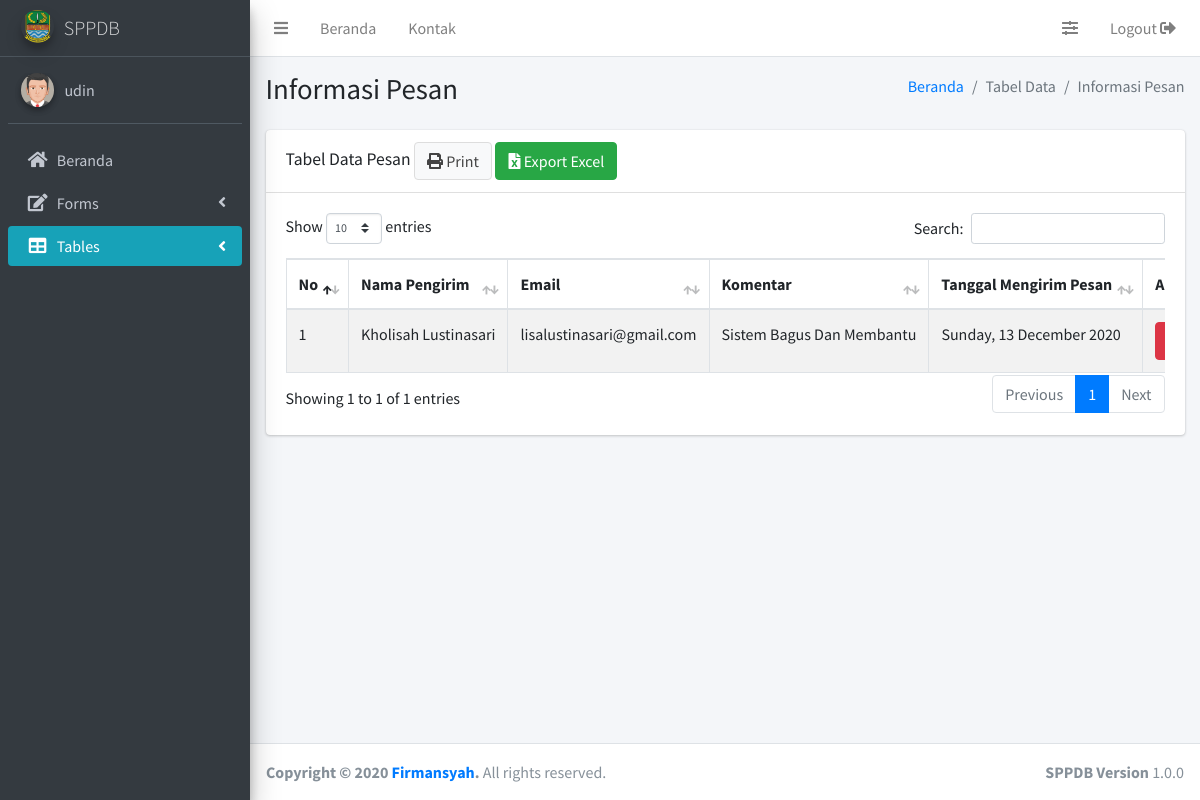
Screenshot of /akses/admin/tabel_data_pesan.php (signed in) with the database file from the repository.
### tables this page shows
CREATE TABLE `kontak` (
  `id_kontak` int(11) NOT NULL,
  `nama_kontak` varchar(40) NOT NULL,
  `email` varchar(40) NOT NULL,
  `komentar` text NOT NULL,
  `tanggal_send` date NOT NULL
);

### akses/config/library.php (called while the page is built, shortened)
<?php
class Library
{
	public function __construct()
	{
		$host = "localhost";
		$dbname = "sppdb";
		$user = "root";
		$password = "";
		$this->db = new PDO("mysql:host={$host};dbname={$dbname}", $user, $password);
	}
	public function showPesan()
	{
		$query = $this->db->prepare("SELECT * FROM kontak");
		$query->execute();
		$data = $query->fetchAll();
		return $data;
	}
}

### akses/admin/tabel_data_pesan.php (the view, shortened to what this page needs)
<?php
$username = $_SESSION["nama_admin"];
include('../config/library.php');
$lib = new Library();
$data_pesan = $lib->showPesan();
?>
<!DOCTYPE html>
<html>
<head>
	<link rel="stylesheet" href="../../library/plugins/fontawesome-free/css/all.min.css">
	<link rel="stylesheet" href="https://code.ionicframework.com/ionicons/2.0.1/css/ionicons.min.css">
	<link rel="stylesheet" href="../../library/plugins/datatables-bs4/css/dataTables.bootstrap4.min.css">
	<link rel="stylesheet" href="../../library/plugins/datatables-responsive/css/responsive.bootstrap4.min.css">
	<link rel="stylesheet" href="../../library/dist/css/adminlte.min.css">
</head>
<body class="hold-transition sidebar-mini">
	<div class="wrapper">
		<nav class="main-header navbar navbar-expand navbar-white navbar-light">
			<ul class="navbar-nav">
				<li class="nav-item">
					<a class="nav-link" data-widget="pushmenu" href="#" role="button"><i class="fas fa-bars"></i></a>
				</li>
				<li class="nav-item d-none d-sm-inline-block">
					<a href="home.php" class="nav-link">Beranda</a>
				</li>
				<li class="nav-item d-none d-sm-inline-block">
					<a href="contacts.php" class="nav-link">Kontak</a>
				</li>
			</ul>
			<ul class="navbar-nav ml-auto">
				<li class="nav-item">
					<a class="nav-link" data-widget="control-sidebar" data-slide="true" href="#" role="button">
						<i class="fas fa-sliders-h"></i>
					</a>
				</li>
				<li class="nav-item">
					<a class="nav-link" href="../config/logout.php" role="button">
						Logout <i class="fas fa-sign-out-alt"></i>
					</a>
				</li>
			</ul>
		</nav>
		<aside class="main-sidebar sidebar-dark-primary elevation-4">
			<a href="home.php" class="brand-link">
				<img src="../../library/dist/img/logoNav.png" alt="SPPDB Logo" class="brand-image img-circle elevation-3" style="opacity: .8">
				<span style="margin-left:2px" class="brand-text font-weight-light">SPPDB</span>
			</a>
			<?php
			if ($jk = $_SESSION["jenis_kelamin"] == 'p') {
				$ava = '<img src="../../library/dist/img/avatar5.png" class="img-circle elevation-2" alt="User Image">';
			} else {
				$ava = '<img src="../../library/dist/img/avatar2.png" class="img-circle elevation-2" alt="User Image">';
			}
			?>
			<div class="sidebar">
				<div class="user-panel mt-3 pb-3 mb-3 d-flex">
					<div class="image">
						<?php echo $ava; ?>
					</div>
					<div class="info">
						<a href="#" class="d-block"><?php echo $username; ?></a>
					</div>
				</div>
				<nav class="mt-2">
					<ul class="nav nav-pills nav-sidebar flex-column" data-widget="treeview" role="menu" data-accordion="false">
						<li class="nav-item">
							<a href="home.php" class="nav-link">
								<i class="nav-icon fas fa-home"></i>
								<p>
									Beranda
								</p>
							</a>
						</li>
						<li class="nav-item has-treeview">
							<a href="#" class="nav-link">
								<i class="nav-icon fas fa-edit"></i>
								<p>
									Forms
									<i class="fas fa-angle-left right"></i>
								</p>
							</a>
						</li>
						<li class="nav-item has-treeview">
							<a href="#" class="nav-link bg-cyan">
								<i class="nav-icon fas fa-table"></i>
								<p>
									Tables <i class="fas fa-angle-left right"></i>
								</p>
							</a>
						</li>
					</ul>
				</nav>
			</div>
		</aside>
		<div class="content-wrapper">
			<section class="content-header">
				<div class="container-fluid">
					<div class="row mb-2">
						<div class="col-sm-6">
							<h1>Informasi Pesan</h1>
						</div>
						<div class="col-sm-6">
							<ol class="breadcrumb float-sm-right">
								<li class="breadcrumb-item"><a href="#">Beranda</a></li>
								<li class="breadcrumb-item active">Tabel Data</li>
								<li class="breadcrumb-item active">Informasi Pesan</li>
							</ol>
						</div>
					</div>
				</div>
			</section>
			<section class="content">
				<div class="container-fluid">
					<div class="row">
						<div class="col-12">
							<div class="card">
								<div class="card-header">
									<h3 class="card-title">Tabel Data Pesan <a target="_blank" href='print_data_pesan.php' class='btn btn-default'><i class='fa fa-print'></i> Print</a> <a href='javascript:exportData()' class='btn btn-success'><i class='fas fa-file-excel'></i> Export Excel</a></h3>
								</div>
								<div class="card-body">
									<div style="overflow-x:auto;" class="table-responsive">
										<table id="dtHorizontalVerticalExample" class="table table-bordered table-striped" cellspacing="0" width="100%">
											<thead>
												<tr>
													<th>No</th>
													<th>Nama Pengirim</th>
													<th>Email</th>
													<th>Komentar</th>
													<th>Tanggal Mengirim Pesan</th>
													<th>Action</th>
												</tr>
											</thead>
											<tbody>
												<?php
												$no = 1;
												foreach ($data_pesan as $row) {
													$tgl_format1 = $row['tanggal_send'];
													$tgl_format2 = date("l, d F Y", strtotime($tgl_format1));
													echo "<tr>";
													echo "<td>" . $no . "</td>";
													echo "<td>" . $row['nama_kontak'] . "</td>";
													echo "<td>" . $row['email'] . "</td>";
													echo "<td>" . $row['komentar'] . "</td>";
													echo "<td>" . $tgl_format2 . "</td>";
													echo "<td><a href='javascript:hapusData(" . $row['id_kontak'] . ")' class='btn btn-danger'><i class='fa fa-trash'></i> Hapus</button></td>";
													echo "</tr>";
													$no++;
												}
												?>
											</tbody>
										</table>
									</div>
								</div>
							</div>
						</div>
					</div>
				</div>
			</section>
		</div>
		<footer class="main-footer">
			<div class="float-right d-none d-sm-block">
				<b>SPPDB Version</b> 1.0.0
			</div>
			<strong>Copyright &copy; 2020 <a href="http://firmansyah.kel4.xyz">Firmansyah</a>.</strong> All rights reserved.
		</footer>
	</div>
</body>
</html>

### akses/admin/tabel_data_pesan.php (style rules this page uses)
#dtHorizontalVerticalExample th, td { white-space: nowrap; }
table.dataTable thead .sorting:after, table.dataTable thead .sorting:before, table.dataTable thead .sorting_asc:after, table.dataTable thead .sorting_asc:before, table.dataTable thead .sorting_asc_disabled:after, table.dataTable thead .sorting_asc_disabled:before, table.dataTable thead .sorting_desc:after, table.dataTable thead .sorting_desc:before, table.dataTable thead .sorting_desc_disabled:after, table.dataTable thead .sorting_desc_disabled:before { bottom: .5em; }

### rows the page displays
kontak: nama_kontak "Kholisah Lustinasari", email "lisalustinasari@gmail.com", komentar "Sistem Bagus Dan Membantu", tanggal_send "Sunday, 13 December 2020"

### other values shown
$username "udin"
